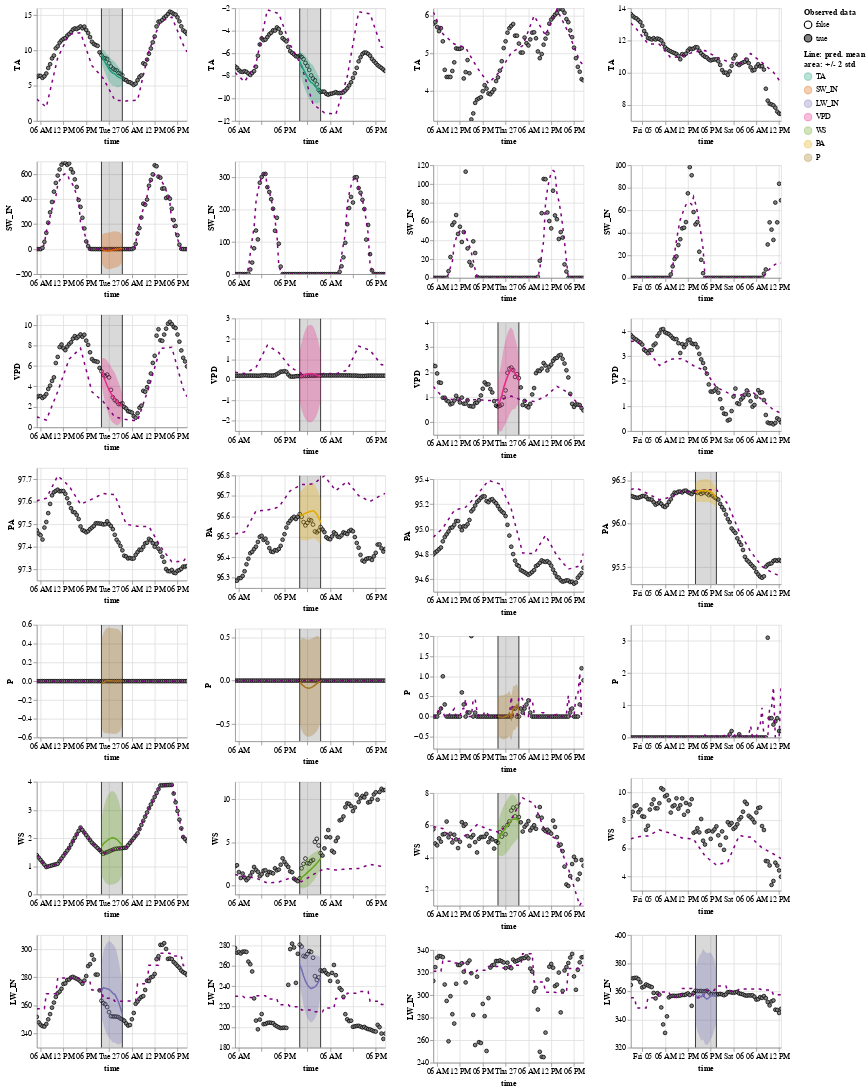

Notebook code cell kept with this figure:
### Code cell
show_results(learn_Av12, items=items_Av12, control_map=control_map)
